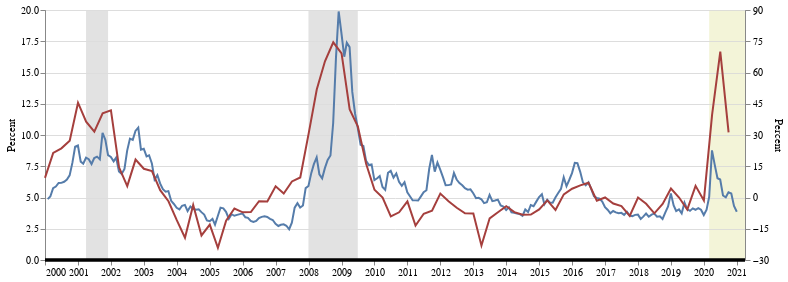

Notebook source saved alongside this figure:
### Code cell
def plotter(df1,df2,dr):
    l1=alt.Chart(df1.reset_index())\
        .mark_line(
        line=True,
        color='#A53F3D'
        ).encode(
        x='DATE:T',
        y=alt.Y('DRTSCIS:Q', 
                title='Percent', 
                scale=alt.Scale(domain=(-30, 90)),
                axis=alt.Axis(
                    format= ".0f",
                    tickCount=9,
                    titleFontWeight='normal',
                    values=[15*i for i in range(-2,7)]
                )
               )
    )
    l2=alt.Chart(df2.reset_index())\
        .mark_line(
        line=True,
        color='#557CAA'
        ).encode(
        x=alt.X('DATE:T', 
                title=None,
                axis=alt.Axis(
                    grid=False,
                )
               ),
        y=alt.Y('BAMLH0A0HYM2:Q', 
                title='Percent', 
                scale=alt.Scale(domain=[0, 20]),
                axis=alt.Axis(
                    format= ".1f",
                    grid=True,
                    tickCount=9,
                    titleFontWeight='normal',
                    values=[2.5*i for i in range(9)]
                )
               )
    )
    rect = alt.Chart(dr).mark_rect(
        blend='darken'
    ).encode(
        x='start:T',
        x2='end:T',
        color=alt.Color('color:N',scale=None),
    ).properties(
        width=700,
        height=250
    )
    l = alt.Chart(pd.DataFrame([{'value':0}])).mark_rule(size=3).encode(
        y=alt.Y('value:Q', 
                title=None, 
                scale=alt.Scale(domain=[0, 20]),
                axis=alt.Axis(
                    values=[],
                    grid=False
                )
               ),
    )
    return (rect)+((l2+l1+l).resolve_scale(y='independent'))+l
plotter(df1,df2,dr)

### Figure 1 — Vega-Lite specification as saved in the notebook (floating-point values rounded to 4 significant figures; data arrays with more than 128 entries replaced by an {"elided": "..."} marker saying what was removed)
{"config": {"view": {"continuousWidth": 400, "continuousHeight": 300}}, "layer": [{"data": {"name": "data-2b08226b30bbb08a20f45bc01ddaafde"}, "mark": {"type": "rect", "blend": "darken"}, "encoding": {"color": {"type": "nominal", "field": "color", "scale": null}, "x": {"type": "temporal", "field": "start"}, "x2": {"field": "end"}}, "height": 250, "width": 700}, {"layer": [{"data": {"name": "data-aabda36bdbddb46b357052b4840408ae"}, "mark": {"type": "line", "color": "#557CAA", "line": true}, "encoding": {"x": {"type": "temporal", "axis": {"grid": false}, "field": "DATE", "title": null}, "y": {"type": "quantitative", "axis": {"format": ".1f", "grid": true, "tickCount": 9, "titleFontWeight": "normal", "values": [0.0, 2.5, 5.0, 7.5, 10.0, 12.5, 15.0, 17.5, 20.0]}, "field": "BAMLH0A0HYM2", "scale": {"domain": [0, 20]}, "title": "Percent"}}}, {"data": {"name": "data-5dfce89290c40f96d321b9bfa30cae7a"}, "mark": {"type": "line", "color": "#A53F3D", "line": true}, "encoding": {"x": {"type": "temporal", "field": "DATE"}, "y": {"type": "quantitative", "axis": {"format": ".0f", "tickCount": 9, "titleFontWeight": "normal", "values": [-30, -15, 0, 15, 30, 45, 60, 75, 90]}, "field": "DRTSCIS", "scale": {"domain": [-30, 90]}, "title": "Percent"}}}, {"data": {"name": "data-4c6f780913a45f81a467345005541598"}, "mark": {"type": "rule", "size": 3}, "encoding": {"y": {"type": "quantitative", "axis": {"grid": false, "values": []}, "field": "value", "scale": {"domain": [0, 20]}, "title": null}}}], "resolve": {"scale": {"y": "independent"}}}, {"data": {"name": "data-4c6f780913a45f81a467345005541598"}, "mark": {"type": "rule", "size": 3}, "encoding": {"y": {"type": "quantitative", "axis": {"grid": false, "values": []}, "field": "value", "scale": {"domain": [0, 20]}, "title": null}}}], "$schema": "https://vega.github.io/schema/vega-lite/v4.8.1.json", "datasets": {"data-2b08226b30bbb08a20f45bc01ddaafde": [{"start": "2001-03-31", "end": "2001-11-30", "event": "recession", "color": "#E2E2E2"}, {"start": "2007-12-31", "end": "2009-06-30", "event": "recession", "color": "#E2E2E2"}, {"start": "2020-02-29", "end": "2021-04-01", "event": "covid", "color": "#F3F4D8"}], "data-aabda36bdbddb46b357052b4840408ae": {"elided": "252 records"}, "data-5dfce89290c40f96d321b9bfa30cae7a": [{"index": 0, "DATE": "2000-01-01T00:00:00", "DRTSCIS": 9.4}, {"index": 1, "DATE": "2000-04-01T00:00:00", "DRTSCIS": 21.4}, {"index": 2, "DATE": "2000-07-01T00:00:00", "DRTSCIS": 23.6}, {"index": 3, "DATE": "2000-10-01T00:00:00", "DRTSCIS": 27.3}, {"index": 4, "DATE": "2001-01-01T00:00:00", "DRTSCIS": 45.5}, {"index": 5, "DATE": "2001-04-01T00:00:00", "DRTSCIS": 36.4}, {"index": 6, "DATE": "2001-07-01T00:00:00", "DRTSCIS": 31.6}, {"index": 7, "DATE": "2001-10-01T00:00:00", "DRTSCIS": 40.4}, {"index": 8, "DATE": "2002-01-01T00:00:00", "DRTSCIS": 41.8}, {"index": 9, "DATE": "2002-04-01T00:00:00", "DRTSCIS": 14.5}, {"index": 10, "DATE": "2002-07-01T00:00:00", "DRTSCIS": 5.5}, {"index": 11, "DATE": "2002-10-01T00:00:00", "DRTSCIS": 18.2}, {"index": 12, "DATE": "2003-01-01T00:00:00", "DRTSCIS": 13.8}, {"index": 13, "DATE": "2003-04-01T00:00:00", "DRTSCIS": 12.7}, {"index": 14, "DATE": "2003-07-01T00:00:00", "DRTSCIS": 3.5}, {"index": 15, "DATE": "2003-10-01T00:00:00", "DRTSCIS": -1.8}, {"index": 16, "DATE": "2004-01-01T00:00:00", "DRTSCIS": -10.9}, {"index": 17, "DATE": "2004-04-01T00:00:00", "DRTSCIS": -19.3}, {"index": 18, "DATE": "2004-07-01T00:00:00", "DRTSCIS": -3.6}, {"index": 19, "DATE": "2004-10-01T00:00:00", "DRTSCIS": -18.2}, {"index": 20, "DATE": "2005-01-01T00:00:00", "DRTSCIS": -13.0}, {"index": 21, "DATE": "2005-04-01T00:00:00", "DRTSCIS": -24.1}, {"index": 22, "DATE": "2005-07-01T00:00:00", "DRTSCIS": -11.1}, {"index": 23, "DATE": "2005-10-01T00:00:00", "DRTSCIS": -5.3}, {"index": 24, "DATE": "2006-01-01T00:00:00", "DRTSCIS": -7.1}, {"index": 25, "DATE": "2006-04-01T00:00:00", "DRTSCIS": -7.0}, {"index": 26, "DATE": "2006-07-01T00:00:00", "DRTSCIS": -1.8}, {"index": 27, "DATE": "2006-10-01T00:00:00", "DRTSCIS": -1.9}, {"index": 28, "DATE": "2007-01-01T00:00:00", "DRTSCIS": 5.4}, {"index": 29, "DATE": "2007-04-01T00:00:00", "DRTSCIS": 1.9}, {"index": 30, "DATE": "2007-07-01T00:00:00", "DRTSCIS": 7.7}, {"index": 31, "DATE": "2007-10-01T00:00:00", "DRTSCIS": 9.6}, {"index": 32, "DATE": "2008-01-01T00:00:00", "DRTSCIS": 30.4}, {"index": 33, "DATE": "2008-04-01T00:00:00", "DRTSCIS": 51.8}, {"index": 34, "DATE": "2008-07-01T00:00:00", "DRTSCIS": 65.4}, {"index": 35, "DATE": "2008-10-01T00:00:00", "DRTSCIS": 74.5}, {"index": 36, "DATE": "2009-01-01T00:00:00", "DRTSCIS": 69.2}, {"index": 37, "DATE": "2009-04-01T00:00:00", "DRTSCIS": 42.3}, {"index": 38, "DATE": "2009-07-01T00:00:00", "DRTSCIS": 34.0}, {"index": 39, "DATE": "2009-10-01T00:00:00", "DRTSCIS": 16.1}, {"index": 40, "DATE": "2010-01-01T00:00:00", "DRTSCIS": 3.7}, {"index": 41, "DATE": "2010-04-01T00:00:00", "DRTSCIS": 0.0}, {"index": 42, "DATE": "2010-07-01T00:00:00", "DRTSCIS": -9.1}, {"index": 43, "DATE": "2010-10-01T00:00:00", "DRTSCIS": -7.1}, {"index": 44, "DATE": "2011-01-01T00:00:00", "DRTSCIS": -1.9}, {"index": 45, "DATE": "2011-04-01T00:00:00", "DRTSCIS": -13.5}, {"index": 46, "DATE": "2011-07-01T00:00:00", "DRTSCIS": -7.8}, {"index": 47, "DATE": "2011-10-01T00:00:00", "DRTSCIS": -6.3}, {"index": 48, "DATE": "2012-01-01T00:00:00", "DRTSCIS": 1.9}, {"index": 49, "DATE": "2012-04-01T00:00:00", "DRTSCIS": -1.8}, {"index": 50, "DATE": "2012-07-01T00:00:00", "DRTSCIS": -4.9}, {"index": 51, "DATE": "2012-10-01T00:00:00", "DRTSCIS": -7.6}, {"index": 52, "DATE": "2013-01-01T00:00:00", "DRTSCIS": -7.7}, {"index": 53, "DATE": "2013-04-01T00:00:00", "DRTSCIS": -23.1}, {"index": 54, "DATE": "2013-07-01T00:00:00", "DRTSCIS": -10.0}, {"index": 55, "DATE": "2013-10-01T00:00:00", "DRTSCIS": -7.1}, {"index": 56, "DATE": "2014-01-01T00:00:00", "DRTSCIS": -4.2}, {"index": 57, "DATE": "2014-04-01T00:00:00", "DRTSCIS": -7.0}, {"index": 58, "DATE": "2014-07-01T00:00:00", "DRTSCIS": -8.3}, {"index": 59, "DATE": "2014-10-01T00:00:00", "DRTSCIS": -8.2}, {"index": 60, "DATE": "2015-01-01T00:00:00", "DRTSCIS": -5.7}, {"index": 61, "DATE": "2015-04-01T00:00:00", "DRTSCIS": -1.4}, {"index": 62, "DATE": "2015-07-01T00:00:00", "DRTSCIS": -6.0}, {"index": 63, "DATE": "2015-10-01T00:00:00", "DRTSCIS": 1.5}, {"index": 64, "DATE": "2016-01-01T00:00:00", "DRTSCIS": 4.2}, {"index": 65, "DATE": "2016-04-01T00:00:00", "DRTSCIS": 5.8}, {"index": 66, "DATE": "2016-07-01T00:00:00", "DRTSCIS": 7.1}, {"index": 67, "DATE": "2016-10-01T00:00:00", "DRTSCIS": -1.5}, {"index": 68, "DATE": "2017-01-01T00:00:00", "DRTSCIS": 0.0}, {"index": 69, "DATE": "2017-04-01T00:00:00", "DRTSCIS": -2.9}, {"index": 70, "DATE": "2017-07-01T00:00:00", "DRTSCIS": -4.1}, {"index": 71, "DATE": "2017-10-01T00:00:00", "DRTSCIS": -8.8}, {"index": 72, "DATE": "2018-01-01T00:00:00", "DRTSCIS": 0.0}, {"index": 73, "DATE": "2018-04-01T00:00:00", "DRTSCIS": -3.0}, {"index": 74, "DATE": "2018-07-01T00:00:00", "DRTSCIS": -7.6}, {"index": 75, "DATE": "2018-10-01T00:00:00", "DRTSCIS": -3.1}, {"index": 76, "DATE": "2019-01-01T00:00:00", "DRTSCIS": 4.3}, {"index": 77, "DATE": "2019-04-01T00:00:00", "DRTSCIS": 0.0}, {"index": 78, "DATE": "2019-07-01T00:00:00", "DRTSCIS": -5.8}, {"index": 79, "DATE": "2019-10-01T00:00:00", "DRTSCIS": 5.6}, {"index": 80, "DATE": "2020-01-01T00:00:00", "DRTSCIS": -1.4}, {"index": 81, "DATE": "2020-04-01T00:00:00", "DRTSCIS": 39.7}, {"index": 82, "DATE": "2020-07-01T00:00:00", "DRTSCIS": 70.0}, {"index": 83, "DATE": "2020-10-01T00:00:00", "DRTSCIS": 31.3}], "data-4c6f780913a45f81a467345005541598": [{"value": 0}]}}
